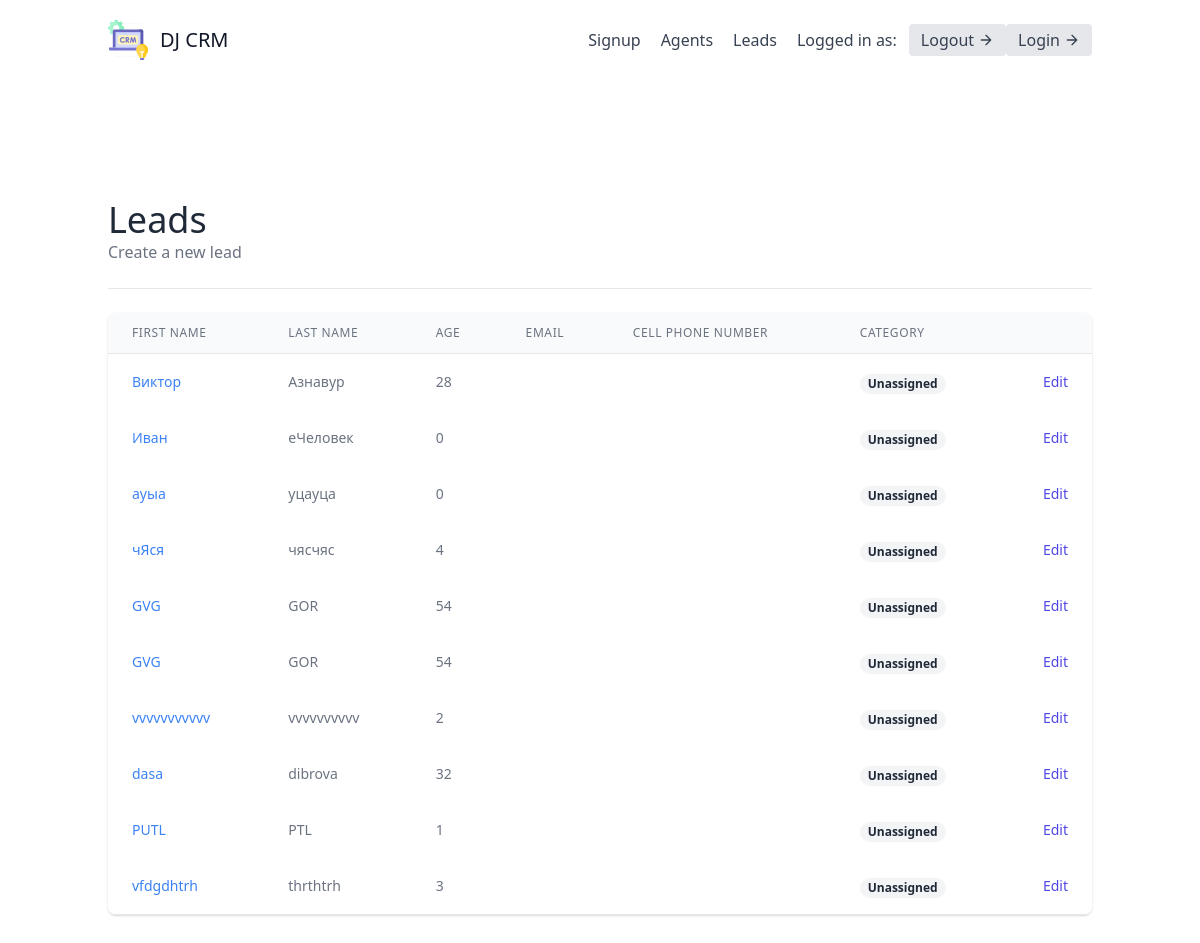
The page /leads/ on the database as committed earlier.
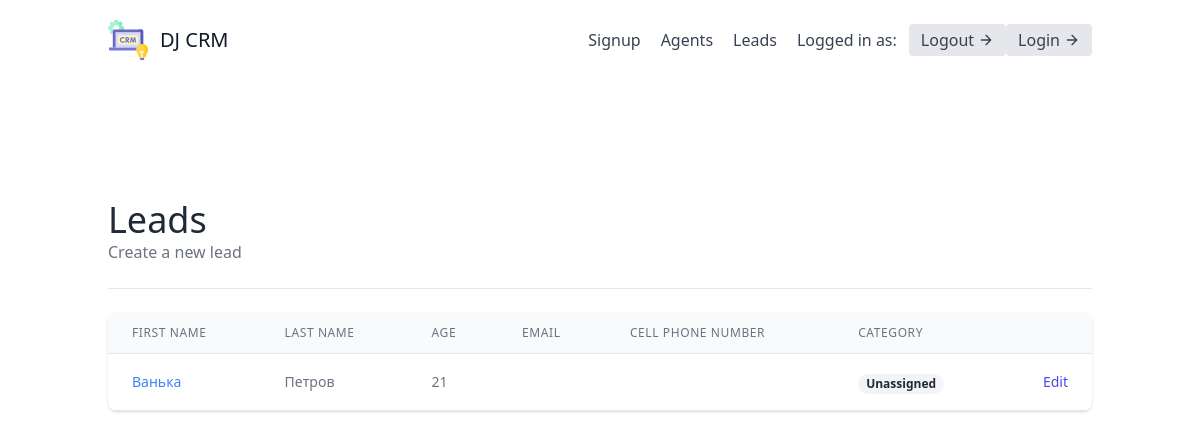
The same page on the database as committed later.
### apps/leads/models.py (models this page shows, shortened)
class Lead(models.Model):
    first_name = models.CharField(max_length=20)
    last_name = models.CharField(max_length=20)
    age = models.IntegerField(default=0)
    agent = models.ForeignKey("Agent", on_delete=models.CASCADE)

### apps/leads/views.py (the view)
# urls.py: path('', lead_list, name='lead_list'),
def lead_list(request):
    leads = Lead.objects.all()
    return render(request, 'leads/list.html', {'leads': leads})

### apps/leads/templates/leads/list.html (shortened to what this page needs)
{% extends "base.html" %}
{% block content %}
<section class="text-gray-700 body-font">
    <div class="container px-5 py-24 mx-auto flex flex-wrap">
        <div class="w-full mb-6 py-6 flex justify-between items-center border-b border-gray-200">
            <div>
                <h1 class="text-4xl text-gray-800">Leads</h1>
                <a class="text-gray-500 hover:text-blue-500" href="{% url 'leads:create' %}">
                    Create a new lead
                </a>
            </div>
        </div>
        <div class="flex flex-col w-full">
            <div class="-my-2 overflow-x-auto sm:-mx-6 lg:-mx-8">
            <div class="py-2 align-middle inline-block min-w-full sm:px-6 lg:px-8">
                <div class="shadow overflow-hidden border-b border-gray-200 sm:rounded-lg">
                <table class="min-w-full divide-y divide-gray-200">
                    <thead class="bg-gray-50">
                        <tr>
                            <th scope="col" class="px-6 py-3 text-left text-xs font-medium text-gray-500 uppercase tracking-wider">
                            First Name
                            </th>
                            <th scope="col" class="px-6 py-3 text-left text-xs font-medium text-gray-500 uppercase tracking-wider">
                            Last Name
                            </th>
                            <th scope="col" class="px-6 py-3 text-left text-xs font-medium text-gray-500 uppercase tracking-wider">
                            Age
                            </th>
                            <th scope="col" class="px-6 py-3 text-left text-xs font-medium text-gray-500 uppercase tracking-wider">
                            Email
                            </th>
                            <th scope="col" class="px-6 py-3 text-left text-xs font-medium text-gray-500 uppercase tracking-wider">
                            Cell Phone Number
                            </th>
                            <th scope="col" class="px-6 py-3 text-left text-xs font-medium text-gray-500 uppercase tracking-wider">
                            Category
                            </th>
                            <th scope="col" class="relative px-6 py-3">
                            </th>
                        </tr>
                    </thead>
                    <tbody>
                        {% for lead in leads %}
                            <tr class="bg-white">
                                <td class="px-6 py-4 whitespace-nowrap text-sm font-medium text-gray-900">
                                    <a class="text-blue-500 hover:text-blue-800" href="{% url 'leads:detail' lead.pk %}">{{ lead.first_name }}</a>
                                </td>
                                <td class="px-6 py-4 whitespace-nowrap text-sm text-gray-500">
                                    {{ lead.last_name }}
                                </td>
                                <td class="px-6 py-4 whitespace-nowrap text-sm text-gray-500">
                                    {{ lead.age }}
                                </td>
                                <td class="px-6 py-4 whitespace-nowrap text-sm text-gray-500">
                                </td>
                                <td class="px-6 py-4 whitespace-nowrap text-sm text-gray-500">
                                </td>
                                <td class="px-6 py-4 whitespace-nowrap">
                                    {% if lead.category %}
                                        <span class="px-2 inline-flex text-xs leading-5 font-semibold rounded-full bg-green-100 text-green-800">
                                            {{ lead.category.name }}
                                        </span>
                                    {% else %}
                                        <span class="px-2 inline-flex text-xs leading-5 font-semibold rounded-full bg-gray-100 text-gray-800">
                                            Unassigned
                                        </span>
                                    {% endif %}
                                </td>
                                <td class="px-6 py-4 whitespace-nowrap text-right text-sm font-medium">
                                    <a href="{% url 'leads:update' lead.pk %}" class="text-indigo-600 hover:text-indigo-900">
                                        Edit
                                    </a>
                                </td>
                            </tr>
                        {% empty %}
                        <p>There are currently no leads</p>
                        {% endfor %}
                    </tbody>
                </table>
                </div>
            </div>
            </div>
        </div>
    </div>
</section>
{% endblock content %}

### templates/base.html (shortened to what this page needs)
{% load static %}
<!DOCTYPE html>
<html lang="en">
<head>
    <link href="{% static 'css/styles.css' %}" rel="stylesheet">
    <link href="https://unpkg.com/tailwindcss@^2/dist/tailwind.min.css" rel="stylesheet">
</head>
<body>
    <div class="max-w-7xl mx-auto">
        {% include 'navbar.html' %}
        {% block content %}
        {% endblock content %}
    </div>
</body>
</html>

### templates/navbar.html (shortened to what this page needs)
<header class="text-gray-700 body-font">
    <div class="container mx-auto flex flex-wrap p-5 flex-col md:flex-row items-center">
      <a href="" class="flex title-font font-medium items-center text-gray-900 mb-4 md:mb-0">
        <span class="ml-3 text-xl">DJ CRM</span>
      </a>
      <nav class="md:ml-auto flex flex-wrap items-center text-base justify-center">
          <a href="{% url 'signup' %}" class="mr-5 hover:text-gray-900">Signup</a>
          <a href="{% url 'agents:agent_list' %}" class="mr-5 hover:text-gray-900">Agents</a>
          <a href="{% url 'leads:lead_list' %}" class="mr-5 hover:text-gray-900">Leads</a>
      </nav>
        Logged in as: {{ request.user.username }}
        <a href="{% url 'logout' %}" class="ml-3 inline-flex items-center bg-gray-200 border-0 py-1 px-3 focus:outline-none hover:bg-gray-300 rounded text-base mt-4 md:mt-0">
          Logout
            <svg fill="none" stroke="currentColor" stroke-linecap="round" stroke-linejoin="round" stroke-width="2" class="w-4 h-4 ml-1" viewBox="0 0 24 24">
                <path d="M5 12h14M12 5l7 7-7 7"></path>
            </svg>
        </a>
      <a href="{% url 'login' %}" class="inline-flex items-center bg-gray-200 border-0 py-1 px-3 focus:outline-none hover:bg-gray-300 rounded text-base mt-4 md:mt-0">
          Login
          <svg fill="none" stroke="currentColor" stroke-linecap="round" stroke-linejoin="round" stroke-width="2" class="w-4 h-4 ml-1" viewBox="0 0 24 24">
              <path d="M5 12h14M12 5l7 7-7 7"></path>
          </svg>
      </a>
    </div>
</header>

### templates/scripts.html (shortened to what this page needs)
{% load static %}

Rows that differ between the two databases and show on the page:
removed Lead: first_name "Виктор", last_name "Азнавур", age "28"
removed Lead: first_name "Иван", last_name "eЧеловек", age "0"
removed Lead: first_name "ауыа", last_name "уцауца", age "0"
removed Lead: first_name "чЯся", last_name "чясчяс", age "4"
removed Lead: first_name "GVG", last_name "GOR", age "54"
removed Lead: first_name "GVG", last_name "GOR", age "54"
removed Lead: first_name "vvvvvvvvvvv", last_name "vvvvvvvvvv", age "2"
removed Lead: first_name "dasa", last_name "dibrova", age "32"
removed Lead: first_name "PUTL", last_name "PTL", age "1"
removed Lead: first_name "vfdgdhtrh", last_name "thrthtrh", age "3"
added Lead: first_name "Ванька", last_name "Петров", age "21"
